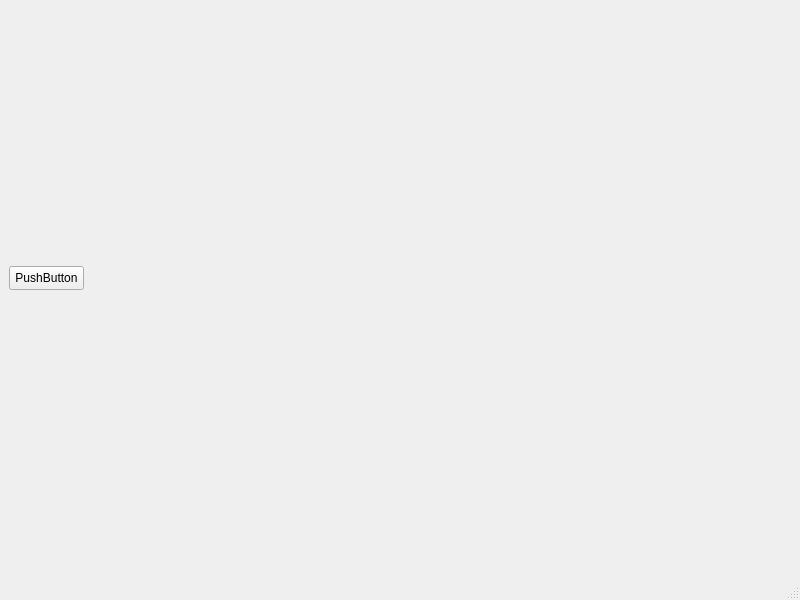
<?xml version="1.0" encoding="UTF-8"?>
<ui version="4.0">
 <class>MainWindow</class>
 <widget class="QMainWindow" name="MainWindow">
  <property name="geometry">
   <rect>
    <x>0</x>
    <y>0</y>
    <width>800</width>
    <height>600</height>
   </rect>
  </property>
  <property name="windowTitle">
   <string>MainWindow</string>
  </property>
  <widget class="QWidget" name="centralwidget">
   <widget class="QPushButton" name="pushButton_2">
    <property name="geometry">
     <rect>
      <x>9</x>
      <y>266</y>
      <width>75</width>
      <height>24</height>
     </rect>
    </property>
    <property name="text">
     <string>PushButton</string>
    </property>
   </widget>
  </widget>
  <widget class="QMenuBar" name="menubar">
   <property name="geometry">
    <rect>
     <x>0</x>
     <y>0</y>
     <width>800</width>
     <height>22</height>
    </rect>
   </property>
  </widget>
  <widget class="QStatusBar" name="statusbar"/>
 </widget>
 <resources/>
 <connections/>
</ui>
